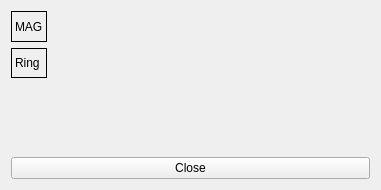
<?xml version="1.0" encoding="UTF-8"?>
<ui version="4.0">
 <class>Form</class>
 <widget class="QWidget" name="Form">
  <property name="geometry">
   <rect>
    <x>0</x>
    <y>0</y>
    <width>381</width>
    <height>190</height>
   </rect>
  </property>
  <property name="windowTitle">
   <string>Form</string>
  </property>
  <layout class="QVBoxLayout" name="verticalLayout_2">
   <item>
    <layout class="QGridLayout" name="gridLayout">
     <item row="1" column="1">
      <widget class="TaurusLed" name="taurusLed"/>
     </item>
     <item row="1" column="5">
      <widget class="TaurusLed" name="taurusLed_5"/>
     </item>
     <item row="1" column="3">
      <widget class="TaurusLed" name="taurusLed_3"/>
     </item>
     <item row="1" column="4">
      <widget class="TaurusLed" name="taurusLed_4"/>
     </item>
     <item row="1" column="2">
      <widget class="TaurusLed" name="taurusLed_2"/>
     </item>
     <item row="1" column="6">
      <widget class="TaurusLed" name="taurusLed_6"/>
     </item>
     <item row="0" column="0">
      <widget class="QLabel" name="label">
       <property name="frameShape">
        <enum>QFrame::Panel</enum>
       </property>
       <property name="text">
        <string>MAG</string>
       </property>
      </widget>
     </item>
     <item row="1" column="7">
      <widget class="TaurusLed" name="taurusLed_7"/>
     </item>
     <item row="1" column="8">
      <widget class="TaurusLed" name="taurusLed_8"/>
     </item>
     <item row="1" column="0">
      <widget class="QLabel" name="label_3">
       <property name="frameShape">
        <enum>QFrame::Box</enum>
       </property>
       <property name="text">
        <string>Ring</string>
       </property>
      </widget>
     </item>
     <item row="1" column="9">
      <widget class="TaurusLed" name="taurusLed_9"/>
     </item>
     <item row="1" column="10">
      <widget class="TaurusLed" name="taurusLed_10"/>
     </item>
     <item row="2" column="1">
      <widget class="TaurusLed" name="taurusLed_11"/>
     </item>
     <item row="2" column="2">
      <widget class="TaurusLed" name="taurusLed_12"/>
     </item>
     <item row="2" column="3">
      <widget class="TaurusLed" name="taurusLed_13"/>
     </item>
     <item row="2" column="4">
      <widget class="TaurusLed" name="taurusLed_14"/>
     </item>
     <item row="2" column="5">
      <widget class="TaurusLed" name="taurusLed_15"/>
     </item>
     <item row="2" column="6">
      <widget class="TaurusLed" name="taurusLed_16"/>
     </item>
     <item row="2" column="7">
      <widget class="TaurusLed" name="taurusLed_17"/>
     </item>
     <item row="2" column="8">
      <widget class="TaurusLed" name="taurusLed_18"/>
     </item>
     <item row="2" column="9">
      <widget class="TaurusLed" name="taurusLed_19"/>
     </item>
     <item row="2" column="10">
      <widget class="TaurusLed" name="taurusLed_20"/>
     </item>
     <item row="3" column="1">
      <widget class="TaurusLed" name="taurusLed_21"/>
     </item>
     <item row="3" column="2">
      <widget class="TaurusLed" name="taurusLed_22"/>
     </item>
    </layout>
   </item>
   <item>
    <widget class="QPushButton" name="pushButton">
     <property name="text">
      <string>Close</string>
     </property>
    </widget>
   </item>
  </layout>
 </widget>
 <customwidgets>
  <customwidget>
   <class>TaurusLed</class>
   <extends>QLed</extends>
   <header>taurus.qt.qtgui.display</header>
  </customwidget>
  <customwidget>
   <class>QLed</class>
   <extends>QPixmapWidget</extends>
   <header>taurus.qt.qtgui.display</header>
  </customwidget>
  <customwidget>
   <class>QPixmapWidget</class>
   <extends>QWidget</extends>
   <header>taurus.qt.qtgui.display</header>
  </customwidget>
 </customwidgets>
 <resources/>
 <connections/>
</ui>
